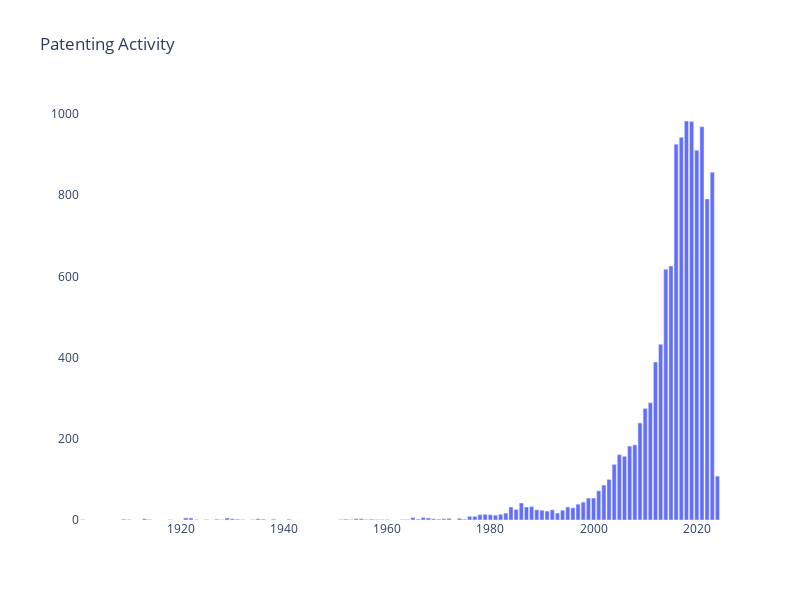

This figure's notebook cell:
### Markdown cell above
# Visualize Patent Activity

### Code cell
top_applicants = df['Publication Year'].value_counts().reset_index()
top_applicants.columns = ['Publication Year', 'Count']


fig = px.bar(top_applicants, x='Publication Year', y='Count', title='Patenting Activity', width=800, height=600)

fig.update_layout(
    plot_bgcolor='white',
    paper_bgcolor='white',
    xaxis=dict(showgrid=False),
    yaxis=dict(showgrid=False),
    xaxis_title=None,
    yaxis_title=None
)

fig.show()

### Figure 1 — Plotly figure (JSON) as saved in the notebook; plotly's stock layout.template omitted (floating-point values rounded to 4 significant figures)
{"data": [{"alignmentgroup": "True", "hovertemplate": "Publication Year=%{x}<br>Count=%{y}<extra></extra>", "legendgroup": "", "marker": {"color": "#636efa", "pattern": {"shape": ""}}, "name": "", "offsetgroup": "", "orientation": "v", "showlegend": false, "textposition": "auto", "type": "bar", "x": [2018, 2019, 2021, 2017, 2016, 2020, 2023, 2022, 2015, 2014, 2013, 2012, 2011, 2010, 2009, 2008, 2007, 2005, 2006, 2004, 2024, 2003, 2002, 2001, 1999, 2000, 1998, 1986, 1997, 1988, 1984, 1987, 1995, 1996, 1985, 1992, 1989, 1994, 1990, 1991, 1983, 1993, 1979, 1982, 1980, 1978, 1981, 1977, 1976, 1965, 1967, 1921, 1922, 1929, 1968, 1972, 1974, 1935, 1969, 1954, 1913, 1955, 1930, 1971, 1941, 1909, 1970, 1957, 1952, 1931, 1966, 1975, 1936, 1938, 1927, 1953, 1964, 1914, 1951, 1923, 1959, 1956, 1960, 1901, 1963, 1928, 1934, 1932, 1910, 1918, 1958, 1925], "xaxis": "x", "y": [983, 982, 969, 943, 926, 911, 857, 791, 626, 618, 433, 389, 289, 275, 239, 185, 182, 161, 157, 137, 108, 100, 86, 72, 54, 54, 44, 42, 39, 33, 32, 32, 32, 30, 26, 25, 25, 24, 24, 22, 17, 17, 14, 14, 13, 13, 12, 9, 9, 6, 6, 5, 5, 5, 5, 4, 4, 3, 3, 3, 3, 3, 3, 3, 2, 2, 2, 2, 2, 2, 2, 2, 2, 2, 2, 1, 1, 1, 1, 1, 1, 1, 1, 1, 1, 1, 1, 1, 1, 1, 1, 1], "yaxis": "y"}], "layout": {"barmode": "relative", "height": 600, "legend": {"tracegroupgap": 0}, "paper_bgcolor": "white", "plot_bgcolor": "white", "title": {"text": "Patenting Activity"}, "width": 800, "xaxis": {"anchor": "y", "autorange": true, "domain": [0, 1], "range": [1900.0, 2024.0], "showgrid": false, "title": {}, "type": "linear"}, "yaxis": {"anchor": "x", "autorange": true, "domain": [0, 1], "range": [0, 1035.0], "showgrid": false, "title": {}, "type": "linear"}}}
